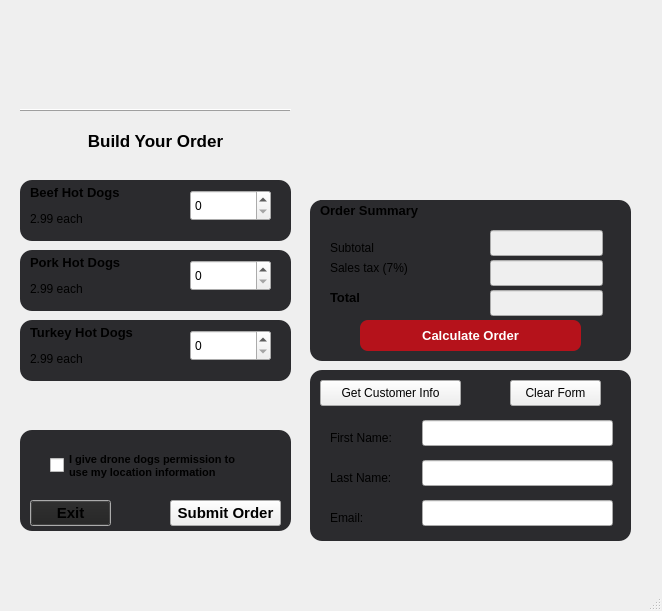
<?xml version="1.0" encoding="UTF-8"?>
<ui version="4.0">
 <class>MainWindow</class>
 <widget class="QMainWindow" name="MainWindow">
  <property name="geometry">
   <rect>
    <x>0</x>
    <y>0</y>
    <width>662</width>
    <height>611</height>
   </rect>
  </property>
  <property name="font">
   <font>
    <pointsize>11</pointsize>
   </font>
  </property>
  <property name="windowTitle">
   <string>BreeMcClimans- DroneDogs</string>
  </property>
  <widget class="QWidget" name="centralwidget">
   <widget class="QLabel" name="LabelTitle">
    <property name="geometry">
     <rect>
      <x>0</x>
      <y>0</y>
      <width>311</width>
      <height>121</height>
     </rect>
    </property>
    <property name="text">
     <string/>
    </property>
    <property name="pixmap">
     <pixmap>dronedogs_order_form_title_text.png</pixmap>
    </property>
    <property name="scaledContents">
     <bool>true</bool>
    </property>
   </widget>
   <widget class="QLabel" name="LabelLogo">
    <property name="geometry">
     <rect>
      <x>310</x>
      <y>0</y>
      <width>331</width>
      <height>191</height>
     </rect>
    </property>
    <property name="text">
     <string/>
    </property>
    <property name="pixmap">
     <pixmap>DroneDogsLogo.png</pixmap>
    </property>
    <property name="scaledContents">
     <bool>true</bool>
    </property>
   </widget>
   <widget class="QFrame" name="FrameOrderSummary">
    <property name="geometry">
     <rect>
      <x>310</x>
      <y>200</y>
      <width>321</width>
      <height>161</height>
     </rect>
    </property>
    <property name="styleSheet">
     <string notr="true">QFrame {
    background-color: #2B2B2E;
    border-radius: 12px;
}</string>
    </property>
    <property name="frameShape">
     <enum>QFrame::Shape::StyledPanel</enum>
    </property>
    <property name="frameShadow">
     <enum>QFrame::Shadow::Raised</enum>
    </property>
    <widget class="QPushButton" name="PushButtonCalcOrder">
     <property name="geometry">
      <rect>
       <x>50</x>
       <y>120</y>
       <width>221</width>
       <height>31</height>
      </rect>
     </property>
     <property name="font">
      <font>
       <pointsize>-1</pointsize>
       <bold>true</bold>
      </font>
     </property>
     <property name="styleSheet">
      <string notr="true">QPushButton {
    background-color: #B5121B;
    color: white;
    border: none;
    border-radius: 8px;
    padding: 8px 16px;
    font-size: 13px;
    font-weight: bold;
}

QPushButton:hover {
    background-color: #D71920;
}

QPushButton:pressed {
    background-color: #850C14;
}</string>
     </property>
     <property name="text">
      <string>Calculate Order</string>
     </property>
    </widget>
    <widget class="QLabel" name="LabelOrderSummary">
     <property name="geometry">
      <rect>
       <x>10</x>
       <y>0</y>
       <width>111</width>
       <height>21</height>
      </rect>
     </property>
     <property name="text">
      <string>&lt;html&gt;&lt;head/&gt;&lt;body&gt;&lt;p&gt;&lt;span style=&quot; font-size:10pt; font-weight:700;&quot;&gt;Order Summary&lt;/span&gt;&lt;/p&gt;&lt;/body&gt;&lt;/html&gt;</string>
     </property>
    </widget>
    <widget class="QLabel" name="LabelSubtotal">
     <property name="geometry">
      <rect>
       <x>20</x>
       <y>40</y>
       <width>49</width>
       <height>16</height>
      </rect>
     </property>
     <property name="text">
      <string>Subtotal</string>
     </property>
    </widget>
    <widget class="QLabel" name="LabelSalesTax">
     <property name="geometry">
      <rect>
       <x>20</x>
       <y>60</y>
       <width>81</width>
       <height>16</height>
      </rect>
     </property>
     <property name="text">
      <string>Sales tax (7%)</string>
     </property>
    </widget>
    <widget class="QLabel" name="LabelTotal">
     <property name="geometry">
      <rect>
       <x>20</x>
       <y>90</y>
       <width>49</width>
       <height>16</height>
      </rect>
     </property>
     <property name="text">
      <string>&lt;html&gt;&lt;head/&gt;&lt;body&gt;&lt;p&gt;&lt;span style=&quot; font-size:10pt; font-weight:700;&quot;&gt;Total&lt;/span&gt;&lt;/p&gt;&lt;/body&gt;&lt;/html&gt;</string>
     </property>
    </widget>
    <widget class="QLineEdit" name="LineEditSubtotal">
     <property name="enabled">
      <bool>false</bool>
     </property>
     <property name="geometry">
      <rect>
       <x>180</x>
       <y>30</y>
       <width>113</width>
       <height>26</height>
      </rect>
     </property>
     <property name="alignment">
      <set>Qt::AlignmentFlag::AlignRight|Qt::AlignmentFlag::AlignTrailing|Qt::AlignmentFlag::AlignVCenter</set>
     </property>
     <property name="readOnly">
      <bool>true</bool>
     </property>
    </widget>
    <widget class="QLineEdit" name="LineEditSalesTax">
     <property name="enabled">
      <bool>false</bool>
     </property>
     <property name="geometry">
      <rect>
       <x>180</x>
       <y>60</y>
       <width>113</width>
       <height>26</height>
      </rect>
     </property>
     <property name="alignment">
      <set>Qt::AlignmentFlag::AlignRight|Qt::AlignmentFlag::AlignTrailing|Qt::AlignmentFlag::AlignVCenter</set>
     </property>
     <property name="readOnly">
      <bool>true</bool>
     </property>
    </widget>
    <widget class="QLineEdit" name="LineEditTotal">
     <property name="enabled">
      <bool>false</bool>
     </property>
     <property name="geometry">
      <rect>
       <x>180</x>
       <y>90</y>
       <width>113</width>
       <height>26</height>
      </rect>
     </property>
     <property name="alignment">
      <set>Qt::AlignmentFlag::AlignRight|Qt::AlignmentFlag::AlignTrailing|Qt::AlignmentFlag::AlignVCenter</set>
     </property>
     <property name="readOnly">
      <bool>true</bool>
     </property>
    </widget>
   </widget>
   <widget class="QFrame" name="FrameBeefDogs">
    <property name="geometry">
     <rect>
      <x>20</x>
      <y>180</y>
      <width>271</width>
      <height>61</height>
     </rect>
    </property>
    <property name="styleSheet">
     <string notr="true">QFrame {
    background-color: #2B2B2E;
    border-radius: 12px;
}</string>
    </property>
    <property name="frameShape">
     <enum>QFrame::Shape::StyledPanel</enum>
    </property>
    <property name="frameShadow">
     <enum>QFrame::Shadow::Raised</enum>
    </property>
    <widget class="QLabel" name="LabelBeefDogs">
     <property name="geometry">
      <rect>
       <x>10</x>
       <y>0</y>
       <width>91</width>
       <height>51</height>
      </rect>
     </property>
     <property name="text">
      <string>&lt;html&gt;&lt;head/&gt;&lt;body&gt;&lt;p&gt;&lt;span style=&quot; font-size:10pt; font-weight:700;&quot;&gt;Beef Hot Dogs&lt;/span&gt;&lt;/p&gt;&lt;p&gt;2.99 each&lt;/p&gt;&lt;/body&gt;&lt;/html&gt;</string>
     </property>
    </widget>
    <widget class="QSpinBox" name="SpinBoxBeefDogs">
     <property name="geometry">
      <rect>
       <x>170</x>
       <y>10</y>
       <width>81</width>
       <height>31</height>
      </rect>
     </property>
     <property name="maximum">
      <number>99</number>
     </property>
    </widget>
   </widget>
   <widget class="QFrame" name="FramePorkDogs">
    <property name="geometry">
     <rect>
      <x>20</x>
      <y>250</y>
      <width>271</width>
      <height>61</height>
     </rect>
    </property>
    <property name="styleSheet">
     <string notr="true">QFrame {
    background-color: #2B2B2E;
    border-radius: 12px;
}</string>
    </property>
    <property name="frameShape">
     <enum>QFrame::Shape::StyledPanel</enum>
    </property>
    <property name="frameShadow">
     <enum>QFrame::Shadow::Raised</enum>
    </property>
    <widget class="QLabel" name="LabelPorkDogs">
     <property name="geometry">
      <rect>
       <x>10</x>
       <y>0</y>
       <width>91</width>
       <height>51</height>
      </rect>
     </property>
     <property name="text">
      <string>&lt;html&gt;&lt;head/&gt;&lt;body&gt;&lt;p&gt;&lt;span style=&quot; font-size:10pt; font-weight:700;&quot;&gt;Pork Hot Dogs&lt;/span&gt;&lt;/p&gt;&lt;p&gt;2.99 each&lt;/p&gt;&lt;/body&gt;&lt;/html&gt;</string>
     </property>
    </widget>
    <widget class="QSpinBox" name="SpinBoxPorkDogs">
     <property name="geometry">
      <rect>
       <x>170</x>
       <y>10</y>
       <width>81</width>
       <height>31</height>
      </rect>
     </property>
     <property name="maximum">
      <number>99</number>
     </property>
    </widget>
   </widget>
   <widget class="QFrame" name="FrameHotDogs">
    <property name="geometry">
     <rect>
      <x>20</x>
      <y>320</y>
      <width>271</width>
      <height>61</height>
     </rect>
    </property>
    <property name="styleSheet">
     <string notr="true">QFrame {
    background-color: #2B2B2E;
    border-radius: 12px;
}</string>
    </property>
    <property name="frameShape">
     <enum>QFrame::Shape::StyledPanel</enum>
    </property>
    <property name="frameShadow">
     <enum>QFrame::Shadow::Raised</enum>
    </property>
    <widget class="QLabel" name="LabelTurkeyDogs">
     <property name="geometry">
      <rect>
       <x>10</x>
       <y>0</y>
       <width>111</width>
       <height>51</height>
      </rect>
     </property>
     <property name="text">
      <string>&lt;html&gt;&lt;head/&gt;&lt;body&gt;&lt;p&gt;&lt;span style=&quot; font-size:10pt; font-weight:700;&quot;&gt;Turkey Hot Dogs&lt;/span&gt;&lt;/p&gt;&lt;p&gt;2.99 each&lt;/p&gt;&lt;/body&gt;&lt;/html&gt;</string>
     </property>
    </widget>
    <widget class="QSpinBox" name="SpinBoxTurkeyDogs">
     <property name="geometry">
      <rect>
       <x>170</x>
       <y>10</y>
       <width>81</width>
       <height>31</height>
      </rect>
     </property>
     <property name="maximum">
      <number>99</number>
     </property>
    </widget>
   </widget>
   <widget class="QFrame" name="FrameOrderDivider">
    <property name="geometry">
     <rect>
      <x>20</x>
      <y>70</y>
      <width>271</width>
      <height>80</height>
     </rect>
    </property>
    <property name="frameShape">
     <enum>QFrame::Shape::HLine</enum>
    </property>
    <property name="frameShadow">
     <enum>QFrame::Shadow::Raised</enum>
    </property>
    <widget class="QLabel" name="LabelBuildOrder">
     <property name="geometry">
      <rect>
       <x>50</x>
       <y>60</y>
       <width>171</width>
       <height>21</height>
      </rect>
     </property>
     <property name="font">
      <font>
       <pointsize>13</pointsize>
       <bold>true</bold>
      </font>
     </property>
     <property name="text">
      <string>Build Your Order</string>
     </property>
     <property name="alignment">
      <set>Qt::AlignmentFlag::AlignCenter</set>
     </property>
    </widget>
   </widget>
   <widget class="QFrame" name="frame">
    <property name="geometry">
     <rect>
      <x>310</x>
      <y>370</y>
      <width>321</width>
      <height>171</height>
     </rect>
    </property>
    <property name="styleSheet">
     <string notr="true">QFrame {
    background-color: #2B2B2E;
    border-radius: 12px;
}</string>
    </property>
    <property name="frameShape">
     <enum>QFrame::Shape::StyledPanel</enum>
    </property>
    <property name="frameShadow">
     <enum>QFrame::Shadow::Raised</enum>
    </property>
    <widget class="QPushButton" name="PushButtonGetCustInfo">
     <property name="geometry">
      <rect>
       <x>10</x>
       <y>10</y>
       <width>141</width>
       <height>26</height>
      </rect>
     </property>
     <property name="text">
      <string>Get Customer Info</string>
     </property>
    </widget>
    <widget class="QPushButton" name="PushButtonClearForm">
     <property name="geometry">
      <rect>
       <x>200</x>
       <y>10</y>
       <width>91</width>
       <height>26</height>
      </rect>
     </property>
     <property name="text">
      <string>Clear Form</string>
     </property>
    </widget>
    <widget class="QLabel" name="LabelFirstName">
     <property name="geometry">
      <rect>
       <x>20</x>
       <y>60</y>
       <width>61</width>
       <height>16</height>
      </rect>
     </property>
     <property name="text">
      <string>First Name:</string>
     </property>
    </widget>
    <widget class="QLabel" name="LabelLastName">
     <property name="geometry">
      <rect>
       <x>20</x>
       <y>100</y>
       <width>61</width>
       <height>16</height>
      </rect>
     </property>
     <property name="text">
      <string>Last Name:</string>
     </property>
    </widget>
    <widget class="QLabel" name="LabelEmail">
     <property name="geometry">
      <rect>
       <x>20</x>
       <y>140</y>
       <width>49</width>
       <height>16</height>
      </rect>
     </property>
     <property name="text">
      <string>Email:</string>
     </property>
    </widget>
    <widget class="QLineEdit" name="LineEditFirstName">
     <property name="geometry">
      <rect>
       <x>112</x>
       <y>50</y>
       <width>191</width>
       <height>26</height>
      </rect>
     </property>
     <property name="font">
      <font>
       <pointsize>7</pointsize>
      </font>
     </property>
     <property name="readOnly">
      <bool>true</bool>
     </property>
    </widget>
    <widget class="QLineEdit" name="LineEditLastName">
     <property name="geometry">
      <rect>
       <x>112</x>
       <y>90</y>
       <width>191</width>
       <height>26</height>
      </rect>
     </property>
     <property name="readOnly">
      <bool>true</bool>
     </property>
    </widget>
    <widget class="QLineEdit" name="LineEditEmail">
     <property name="geometry">
      <rect>
       <x>112</x>
       <y>130</y>
       <width>191</width>
       <height>26</height>
      </rect>
     </property>
     <property name="readOnly">
      <bool>true</bool>
     </property>
    </widget>
   </widget>
   <widget class="QFrame" name="frame_2">
    <property name="geometry">
     <rect>
      <x>20</x>
      <y>430</y>
      <width>271</width>
      <height>101</height>
     </rect>
    </property>
    <property name="styleSheet">
     <string notr="true">QFrame {
    background-color: #2B2B2E;
    border-radius: 12px;
}</string>
    </property>
    <property name="frameShape">
     <enum>QFrame::Shape::StyledPanel</enum>
    </property>
    <property name="frameShadow">
     <enum>QFrame::Shadow::Raised</enum>
    </property>
    <widget class="QPushButton" name="PushButtonExit">
     <property name="geometry">
      <rect>
       <x>10</x>
       <y>70</y>
       <width>81</width>
       <height>26</height>
      </rect>
     </property>
     <property name="palette">
      <palette>
       <active>
        <colorrole role="Button">
         <brush brushstyle="SolidPattern">
          <color alpha="255">
           <red>33</red>
           <green>33</green>
           <blue>33</blue>
          </color>
         </brush>
        </colorrole>
       </active>
       <inactive>
        <colorrole role="Button">
         <brush brushstyle="SolidPattern">
          <color alpha="255">
           <red>33</red>
           <green>33</green>
           <blue>33</blue>
          </color>
         </brush>
        </colorrole>
       </inactive>
       <disabled>
        <colorrole role="Button">
         <brush brushstyle="SolidPattern">
          <color alpha="255">
           <red>33</red>
           <green>33</green>
           <blue>33</blue>
          </color>
         </brush>
        </colorrole>
       </disabled>
      </palette>
     </property>
     <property name="font">
      <font>
       <pointsize>11</pointsize>
       <bold>true</bold>
      </font>
     </property>
     <property name="text">
      <string>Exit</string>
     </property>
    </widget>
    <widget class="QPushButton" name="PushButtonSubmitOrder">
     <property name="geometry">
      <rect>
       <x>150</x>
       <y>70</y>
       <width>111</width>
       <height>26</height>
      </rect>
     </property>
     <property name="font">
      <font>
       <pointsize>11</pointsize>
       <bold>true</bold>
      </font>
     </property>
     <property name="text">
      <string>Submit Order</string>
     </property>
    </widget>
    <widget class="QCheckBox" name="CheckBoxPermission">
     <property name="geometry">
      <rect>
       <x>30</x>
       <y>10</y>
       <width>191</width>
       <height>51</height>
      </rect>
     </property>
     <property name="font">
      <font>
       <pointsize>8</pointsize>
       <bold>true</bold>
      </font>
     </property>
     <property name="text">
      <string>I give drone dogs permission to
use my location information</string>
     </property>
    </widget>
   </widget>
   <zorder>frame_2</zorder>
   <zorder>FrameOrderSummary</zorder>
   <zorder>LabelTitle</zorder>
   <zorder>LabelLogo</zorder>
   <zorder>FrameBeefDogs</zorder>
   <zorder>FramePorkDogs</zorder>
   <zorder>FrameHotDogs</zorder>
   <zorder>FrameOrderDivider</zorder>
   <zorder>frame</zorder>
  </widget>
  <widget class="QMenuBar" name="menubar">
   <property name="geometry">
    <rect>
     <x>0</x>
     <y>0</y>
     <width>662</width>
     <height>33</height>
    </rect>
   </property>
  </widget>
  <widget class="QStatusBar" name="statusbar"/>
 </widget>
 <tabstops>
  <tabstop>SpinBoxBeefDogs</tabstop>
  <tabstop>SpinBoxPorkDogs</tabstop>
  <tabstop>SpinBoxTurkeyDogs</tabstop>
  <tabstop>LineEditSubtotal</tabstop>
  <tabstop>LineEditSalesTax</tabstop>
  <tabstop>LineEditTotal</tabstop>
  <tabstop>PushButtonCalcOrder</tabstop>
  <tabstop>PushButtonGetCustInfo</tabstop>
  <tabstop>PushButtonClearForm</tabstop>
  <tabstop>LineEditFirstName</tabstop>
  <tabstop>LineEditLastName</tabstop>
  <tabstop>LineEditEmail</tabstop>
  <tabstop>CheckBoxPermission</tabstop>
  <tabstop>PushButtonSubmitOrder</tabstop>
  <tabstop>PushButtonExit</tabstop>
 </tabstops>
 <resources/>
 <connections/>
</ui>
